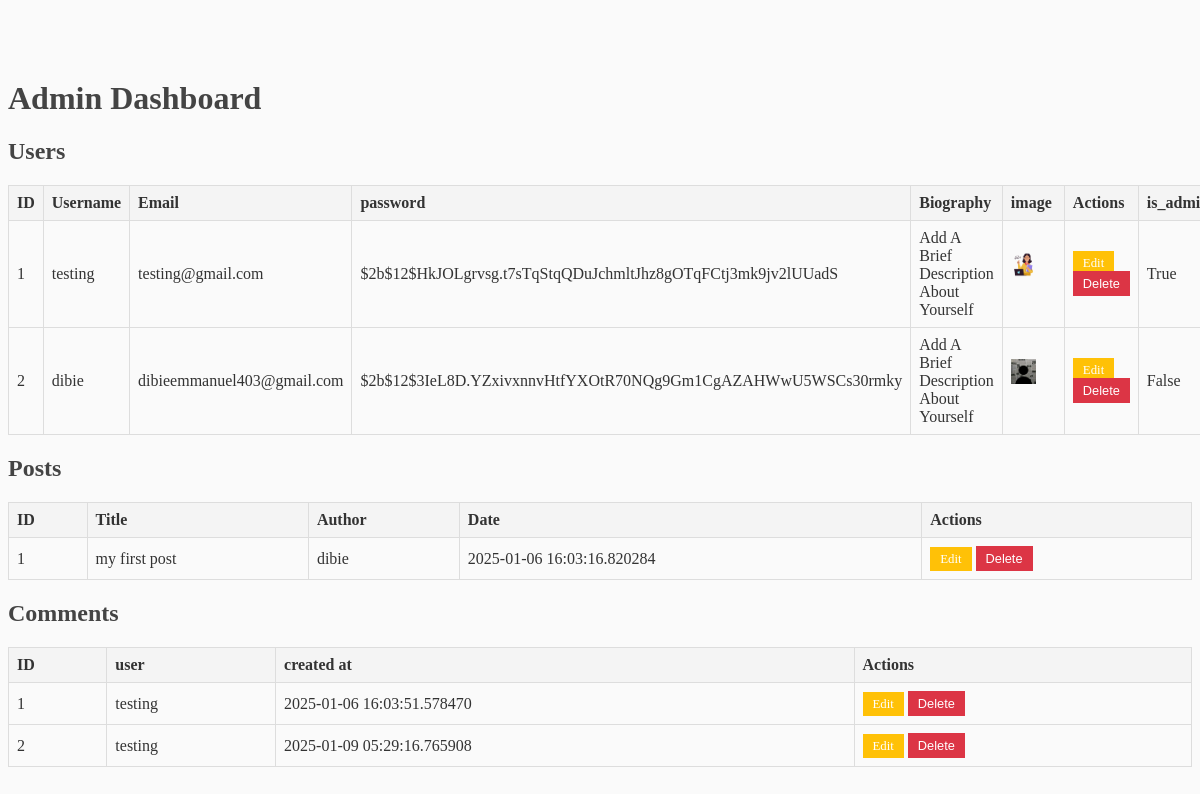
The app's page /admin (signed in), older data.
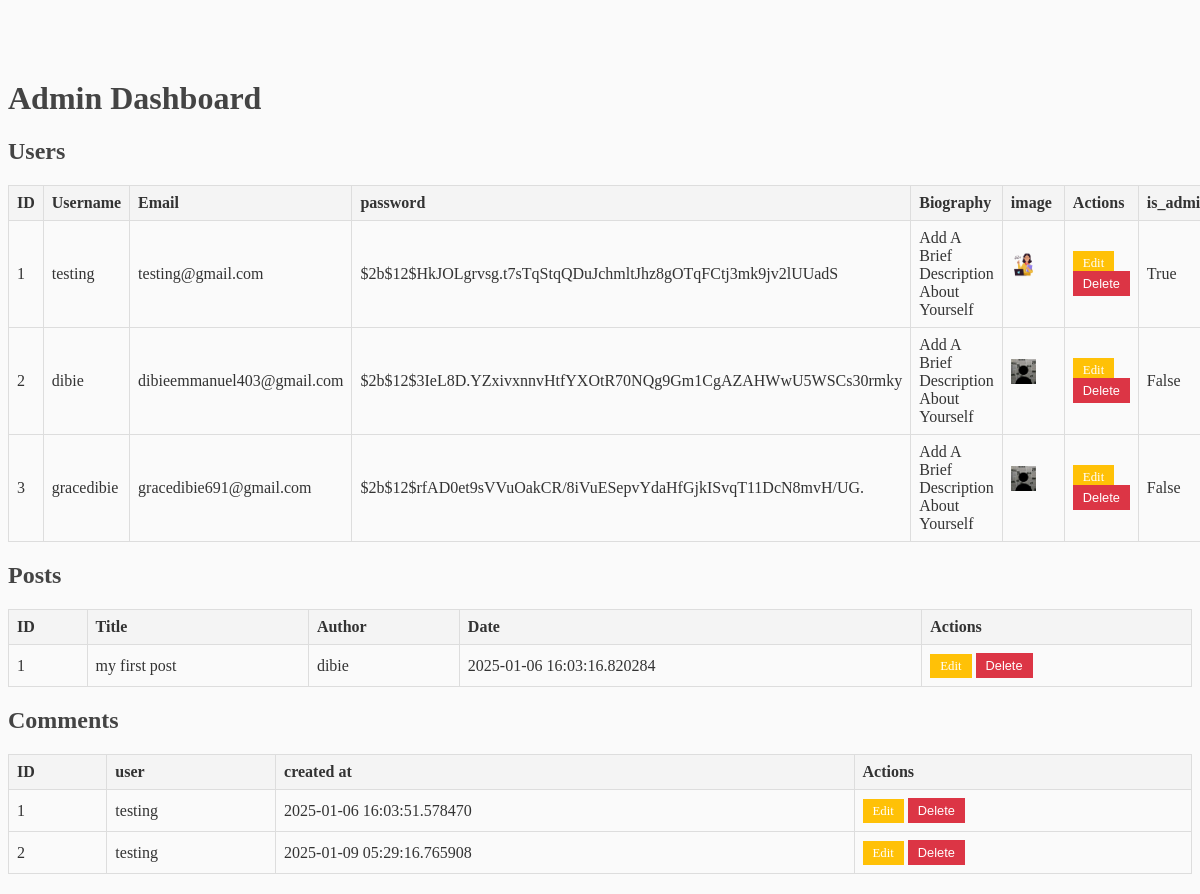
The same page, newer data.
### flaskblog/models.py (models this page shows, shortened)
class User(db.Model, UserMixin):
    id = db.Column(db.Integer, primary_key=True)
    username = db.Column(db.String(20), nullable=False, unique=True)
    email = db.Column(db.String(120), nullable=False, unique=True)
    image_file = db.Column(db.String(20), nullable=False, default='default.jpg')
    password = db.Column(db.String(60), nullable=False)
    posts = db.relationship('Post', backref='author', lazy=True)
    is_admin = db.Column(db.Boolean, nullable=False,default=False)
    Biography= db.Column(db.Text, nullable=False,default='Add A Brief Description About Yourself')

class Post(db.Model):
    id = db.Column(db.Integer, primary_key=True)
    title = db.Column(db.String(100), nullable=False)
    content = db.Column(db.Text, nullable=False)
    date = db.Column(db.DateTime, nullable=False, default=datetime.utcnow)
    user_id = db.Column(db.Integer, db.ForeignKey('user.id'), nullable=False)
    is_admin = db.Column(db.Boolean, nullable=False,default=False)

class Comment(db.Model):
    id = db.Column(db.Integer, primary_key=True)
    content = db.Column(db.String(500), nullable=False)
    user_id = db.Column(db.Integer, db.ForeignKey('user.id'), nullable=False)
    post_id = db.Column(db.Integer, db.ForeignKey('post.id'), nullable=False)
    created_at = db.Column(db.DateTime, default=datetime.utcnow)
    user = db.relationship('User', backref=db.backref('comments', lazy=True))
    post = db.relationship('Post', backref=db.backref('comments', lazy='dynamic'))

### flaskblog/routes.py (the view)
@app.route('/admin', methods=['GET', 'POST'])
@login_required
def admin_page():
    posts = Post.query.all()  # Fetch all posts
    users = User.query.all()  # Fetch all users
    comments=Comment.query.all()
    if current_user.email != 'dibieemmanuel403@gmail.com':  # Ensure the user is an admin
        flash("You are not authorized to access this page.", "danger")
        return redirect(url_for('home'))  # Redirect unauthorized users to home
    return render_template('admin.html', users=users, posts=posts,comments=comments)

### flaskblog/models.py (called while the page is built)
@login_manager.user_loader
def load_user(user_id):
    return User.query.get(int(user_id))

### flaskblog/templates/Admin.html (shortened to what this page needs)
<!DOCTYPE html>
<html lang="en">
<head>
    <link rel="stylesheet" href="{{ url_for('static', filename='main.css') }}">
</head>
<body>
    <div class="container">
        <h1 class="text-center text-primary">Admin Dashboard</h1>
        <h2 class="mt-5">Users</h2>
        <table class="table table-bordered">
            <thead>
                <tr>
                    <th>ID</th>
                    <th>Username</th>
                    <th>Email</th>
                    <th>password</th>
                    <th>Biography</th>
                    <th>image</th>
                    <th>Actions</th>
                    <th>is_admin</th>
                </tr>
            </thead>
            <tbody>
                {% for user in users %}
                <tr>
                    <td>{{ user.id }}</td>
                    <td>{{ user.username }}</td>
                    <td>{{ user.email }}</td>
                    <td>{{ user.password }}</td>
                    <td>{{ user.Biography }}</td>
                    <td><img class="rounded-circle border account-img2 border-primary"
                     src="{{ url_for('static', filename='profile_pics/' + user.image_file) }}"> </td>
                    <td>
                        <a href="{{ url_for('edit_user', user_id=user.id) }}" class="btn11 btn-warning btn-sm">Edit</a>
                        <form action="{{ url_for('delete_user', user_id=user.id) }}" method="POST" style="display:inline;">
                            <button type="submit" class="btn11 btn-danger btn-sm">Delete</button>
                        </form>
                    </td>
                    <td>{{ user.is_admin }}</td>
                </tr>
                {% endfor %}
            </tbody>
        </table>
        <h2 class="mt-5">Posts</h2>
        <table class="table table-bordered">
            <thead>
                <tr>
                    <th>ID</th>
                    <th>Title</th>
                    <th>Author</th>
                    <th>Date</th>
                    <th>Actions</th>
                </tr>
            </thead>
            <tbody>
                {% for post in posts %}
                <tr>
                    <td>{{ post.id }}</td>
                    <td>{{ post.title }}</td>
                    <td>{{ post.author.username }}</td>
                    <td>{{ post.date }}</td>
                    <td>
                        <a href="{{ url_for('edit_post', post_id=post.id) }}" class="btn11 btn-warning btn-sm">Edit</a>
                        <form action="{{ url_for('delete_post', post_id=post.id) }}" method="POST" style="display:inline;">
                            <button type="submit" class="btn11 btn-danger btn-sm">Delete</button>
                        </form>
                    </td>
                </tr>
                {% endfor %}
            </tbody>
        </table>
        <h2 class="mt-5">Comments</h2>
        <table class="table table-bordered">
            <thead>
                <tr>
                    <th>ID</th>
                    <th>user</th>
                    <th>created at</th>
                    <th>Actions</th>
                </tr>
            </thead>
            <tbody>
                {% for comment in comments %}
                <tr>
                    <td>{{ comment.id }}</td>
                    <td>{{ comment.user.username }}</td>
                    <td>{{ comment.created_at }}</td>
                    <td>
                        <a class="btn11 btn-warning btn-sm">Edit</a>
                        <form  method="POST" style="display:inline;">
                            <button type="submit" class="btn11 btn-danger btn-sm">Delete</button>
                        </form>
                    </td>
                </tr>
               {% endfor %}
            </tbody>
        </table>
    </div>
</body>
</html>

### flaskblog/static/main.css (style rules this page uses)
body { background: #fafafa; color: #333333; margin-top: 5rem; }
h1, h2, h3, h4, h5, h6 { color: #444444; }
.account-img2 { height: 25px; width: 25px; margin-right: 20px; margin-bottom: 16px; }
.table { width: 100%; margin-bottom: 20px; border-collapse: collapse; }
.table th, .table td { border: 1px solid #ddd; padding: 8px; text-align: left; }
.table th { background-color: #f4f4f4; }
.btn11 { text-decoration: none; padding: 5px 10px; color: #fff; border: none; cursor: pointer; }
.btn-warning { background-color: #ffc107; }
.btn-danger { background-color: #dc3545; }
.btn-sm { font-size: 0.8rem; }

Row changes from the older to the newer data that the page shows:
added User: id "3", username "gracedibie", email "gracedibie691@gmail.com", password "$2b$12$rfAD0et9sVVuOakCR/8iVuESepvYdaHfGjkISvqT11DcN8mvH/UG.", Biography "Add A Brief Description About Yourself", image_file (placeholder picture), is_admin "False"
